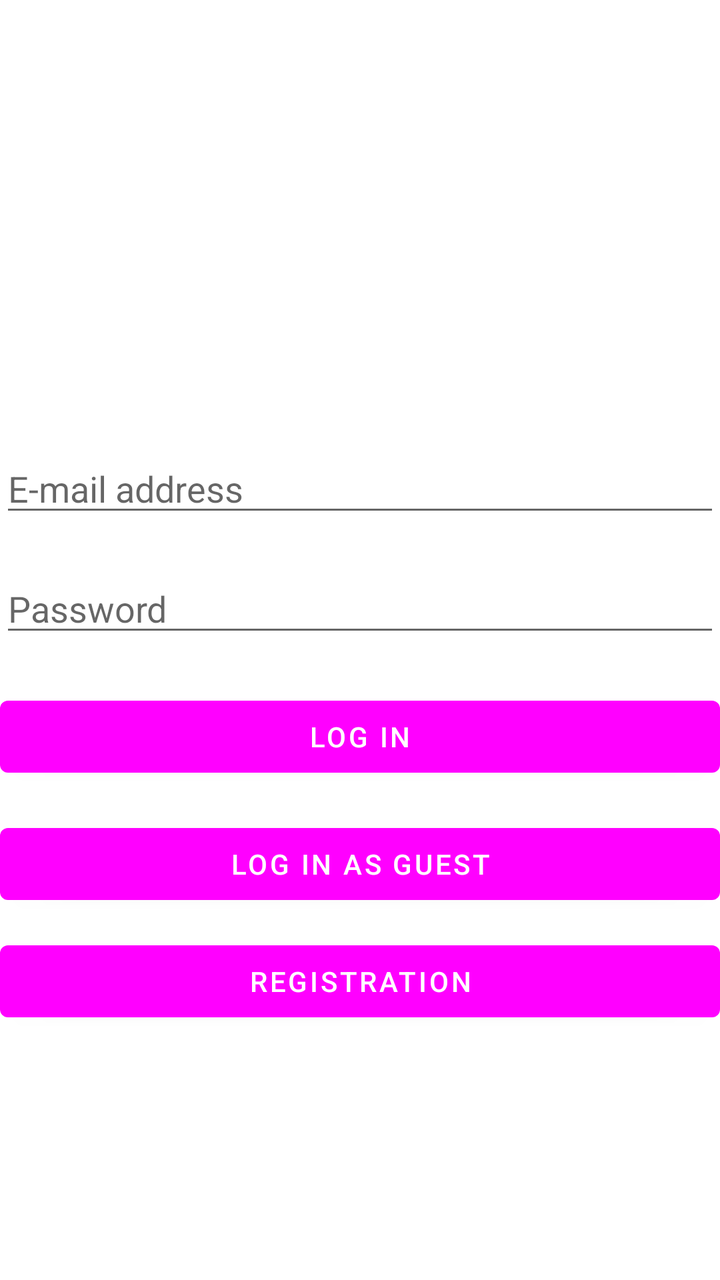
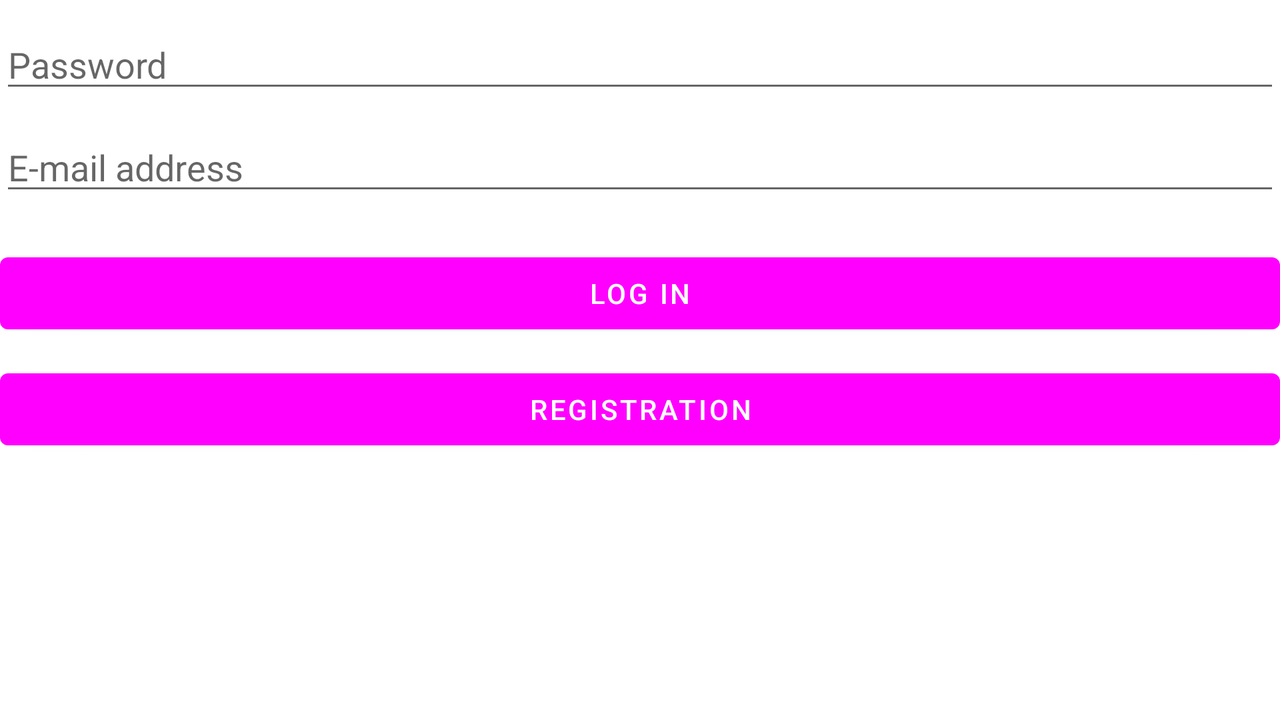

First picture: res/layout/ on a phone held upright. Second picture: the repository's own variant of that layout, on a device whose configuration matches the variant's folder. Source for both follows.
<!-- AndroidManifest.xml: application theme Theme.Mobilalk -->
<!-- res/layout/activity_main.xml -->
<?xml version="1.0" encoding="utf-8"?>
<androidx.constraintlayout.widget.ConstraintLayout xmlns:android="http://schemas.android.com/apk/res/android"
    xmlns:app="http://schemas.android.com/apk/res-auto"
    xmlns:tools="http://schemas.android.com/tools"
    android:layout_width="match_parent"
    android:layout_height="match_parent"
    tools:context=".MainActivity">

    <EditText
        android:id="@+id/editTextUserName"
        android:layout_width="match_parent"
        android:layout_height="wrap_content"
        android:ems="10"
        android:hint="@string/email_address"
        android:inputType="text"
        app:layout_constraintBottom_toBottomOf="parent"
        app:layout_constraintTop_toTopOf="parent"
        app:layout_constraintVertical_bias="0.371"
        tools:layout_editor_absoluteX="38dp" />

    <EditText
        android:id="@+id/editTextPassword"
        android:layout_width="match_parent"
        android:layout_height="wrap_content"
        android:layout_marginBottom="150dp"
        android:ems="10"
        android:hint="@string/password"
        android:inputType="textPassword"
        app:layout_constraintBottom_toBottomOf="parent"
        app:layout_constraintTop_toBottomOf="@+id/editTextUserName"
        app:layout_constraintVertical_bias="0.101"
        tools:layout_editor_absoluteX="16dp" />

    <Button
        android:id="@+id/loginButton"
        android:layout_width="0dp"
        android:layout_height="wrap_content"
        android:onClick="login"
        android:text="@string/log_in"
        app:layout_constraintBottom_toBottomOf="parent"
        app:layout_constraintEnd_toEndOf="parent"
        app:layout_constraintHorizontal_bias="1.0"
        app:layout_constraintStart_toStartOf="parent"
        app:layout_constraintTop_toBottomOf="@+id/editTextPassword"
        app:layout_constraintVertical_bias="0.078" />

    <Button
        android:id="@+id/loginAsGuestButton"
        android:layout_width="0dp"
        android:layout_height="wrap_content"
        android:onClick="loginAsGuest"
        android:text="@string/loginGuest"
        app:layout_constraintBottom_toBottomOf="parent"
        app:layout_constraintEnd_toEndOf="parent"
        app:layout_constraintHorizontal_bias="1.0"
        app:layout_constraintStart_toStartOf="parent"
        app:layout_constraintTop_toBottomOf="@+id/loginButton"
        app:layout_constraintVertical_bias="0.078" />
    <Button
        android:id="@+id/registerButton"
        android:layout_width="0dp"
        android:layout_height="wrap_content"
        android:onClick="register"
        android:text="@string/registration"
        app:layout_constraintBottom_toBottomOf="parent"
        app:layout_constraintEnd_toEndOf="parent"
        app:layout_constraintHorizontal_bias="1.0"
        app:layout_constraintStart_toStartOf="parent"
        app:layout_constraintTop_toBottomOf="@+id/loginAsGuestButton"
        app:layout_constraintVertical_bias="0.078" />
</androidx.constraintlayout.widget.ConstraintLayout>
<!-- resources referenced by this layout -->
<resources>
  <string name="email_address">E-mail address</string>
  <string name="log_in">Log in</string>
  <string name="loginGuest">Log in as guest</string>
  <string name="password">Password</string>
  <string name="registration">Registration</string>
  <style name="Theme.Mobilalk" parent="Base.Theme.Mobilalk" />
  <style name="Base.Theme.Mobilalk" parent="Theme.MaterialComponents.DayNight.DarkActionBar">
          
          <item name="colorPrimary">@color/skyblue</item>
          <item name="colorPrimaryVariant">@color/purple</item>
          <item name="colorOnPrimary">@color/white</item>
          
          <item name="colorSecondary">@color/skyblue</item>
          <item name="colorSecondaryVariant">@color/teal</item>
          <item name="colorOnSecondary">@color/black</item>
          
          <item name="android:statusBarColor">?attr/colorPrimary</item>
      </style>
</resources>
<!-- res/layout-land/activity_main.xml (the repository's variant of the layout above) -->
<!-- drawn on the phone turned sideways -->
<?xml version="1.0" encoding="utf-8"?>
<LinearLayout xmlns:android="http://schemas.android.com/apk/res/android"
    xmlns:app="http://schemas.android.com/apk/res-auto"
    xmlns:tools="http://schemas.android.com/tools"
    android:layout_width="match_parent"
    android:layout_height="match_parent"
    android:orientation="vertical"
    tools:context=".MainActivity">

    <EditText
        android:id="@+id/editTextPassword"
        android:layout_width="match_parent"
        android:layout_height="wrap_content"
        android:layout_marginTop="10dp"
        android:ems="10"
        android:hint="@string/password"
        android:inputType="textPassword"
        tools:layout_editor_absoluteX="16dp" />

    <EditText
        android:id="@+id/editTextUserName"
        android:layout_width="match_parent"
        android:layout_height="wrap_content"
        android:layout_marginTop="10dp"
        android:ems="10"
        android:hint="@string/email_address"
        android:inputType="text" />

    <Button
        android:id="@+id/loginButton"
        android:layout_width="match_parent"
        android:layout_height="wrap_content"
        android:layout_marginTop="20dp"
        android:onClick="login"
        android:text="@string/log_in"
        app:layout_constraintVertical_bias="0.078" />

    <Button
        android:id="@+id/registerButton"
        android:layout_width="match_parent"
        android:layout_height="wrap_content"
        android:layout_marginTop="10dp"
        android:onClick="register"
        android:text="@string/registration" />
</LinearLayout>
<!-- resources referenced by the variant -->
<!-- as the phone turned sideways resolves them -->
<resources>
  <string name="email_address">E-mail address</string>
  <string name="log_in">Log in</string>
  <string name="password">Password</string>
  <string name="registration">Registration</string>
  <style name="Theme.Mobilalk" parent="Base.Theme.Mobilalk" />
  <style name="Base.Theme.Mobilalk" parent="Theme.MaterialComponents.DayNight.DarkActionBar">
          
          <item name="colorPrimary">@color/skyblue</item>
          <item name="colorPrimaryVariant">@color/purple</item>
          <item name="colorOnPrimary">@color/white</item>
          
          <item name="colorSecondary">@color/skyblue</item>
          <item name="colorSecondaryVariant">@color/teal</item>
          <item name="colorOnSecondary">@color/black</item>
          
          <item name="android:statusBarColor">?attr/colorPrimary</item>
      </style>
</resources>
